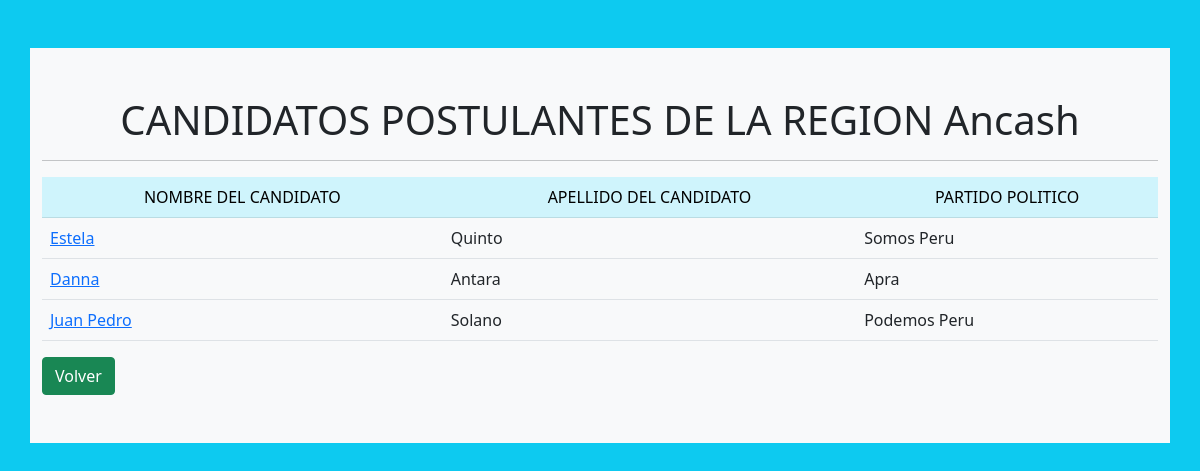
/votacion/2/, run on the app's committed database.
### votaciones/models.py (models this page shows)
class Region(models.Model):
    nombre_reg = models.CharField(max_length=20)

class Candidato(models.Model):
    region = models.ForeignKey(Region, on_delete=models.CASCADE)
    nombre_cand = models.CharField(max_length=20)
    apellido_cand = models.CharField(max_length=20)
    edad_cand = models.IntegerField(max_length=2)
    origen_cand = models.CharField(max_length=15)
    fecha_nacimiento = models.DateTimeField('date of birth')
    partido = models.CharField(max_length=15)

### votaciones/views.py (the view)
# urls.py: path('<int:id_region>/', views.list_candidatos, name="list_candidatos"),
def list_candidatos(request, id_region):
    lista_candidatos = get_object_or_404(Region,pk=id_region)
    context={
        'lista_candidatos': lista_candidatos
    }
    return render(request, 'votaciones/candidatos.html', context)

### votaciones/templates/votaciones/candidatos.html (shortened to what this page needs)
<!DOCTYPE html>
<html lang="en">
<head>
    <link href="https://cdn.jsdelivr.net/npm/bootstrap@5.1.3/dist/css/bootstrap.min.css" rel="stylesheet">
</head>
<body class="bg-info">
    <br><br>
<div class="container py-5 bg-light">
    <h1 class="text-center">CANDIDATOS POSTULANTES DE LA REGION {{ lista_candidatos.nombre_reg }}</h1><hr>
    {% if lista_candidatos %}
        <table class="table table-hover">
                <tr class="table-info text-center">
                    <td>NOMBRE DEL CANDIDATO</td>
                    <td>APELLIDO DEL CANDIDATO</td>
                    <td>PARTIDO POLITICO</td>
                </tr>
            {% for region in lista_candidatos.candidato_set.all %}
                <tr>
                    <td><a href="{% url 'votaciones:detalle_candidato' region.id %}">{{ region.nombre_cand }}</a></td>
                    <td>{{ region.apellido_cand }}</td>
                    <td>{{ region.partido }}</td>
                </tr>
            {% endfor %}
        </table>
    {% else %}
        <p>No se encuentran resultados</p>
    {% endif %}
    <div>
        <a href="{% url 'votaciones:index' %}"><input type="button" value="Volver" class="btn btn-success"></a>
    </div>
</div>
</body>
</html>

### data on the page
Region: nombre_reg "Ancash"
Candidato: nombre_cand "Estela", apellido_cand "Quinto", partido "Somos Peru"
Candidato: nombre_cand "Danna", apellido_cand "Antara", partido "Apra"
Candidato: nombre_cand "Juan Pedro", apellido_cand "Solano", partido "Podemos Peru"
